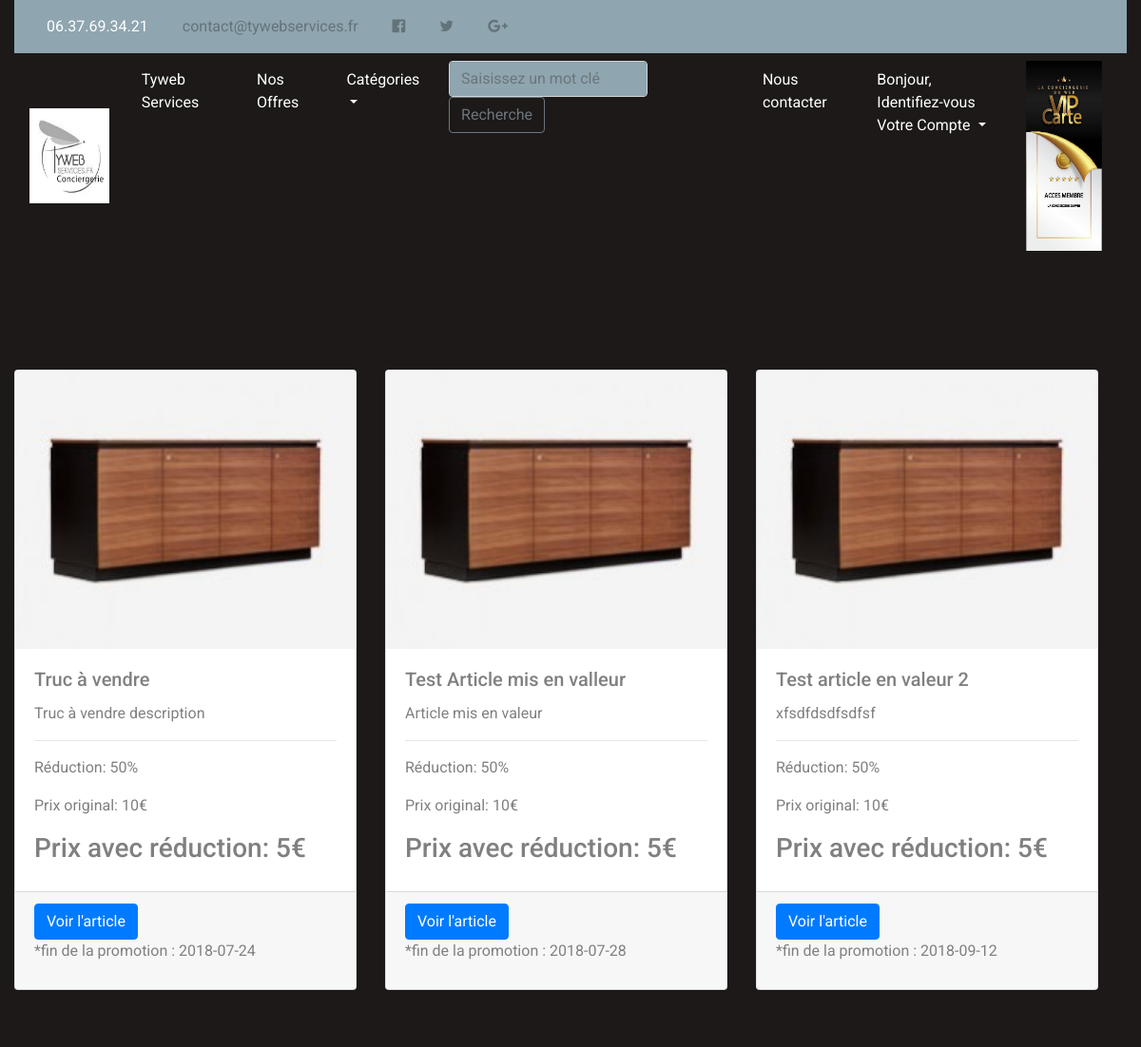
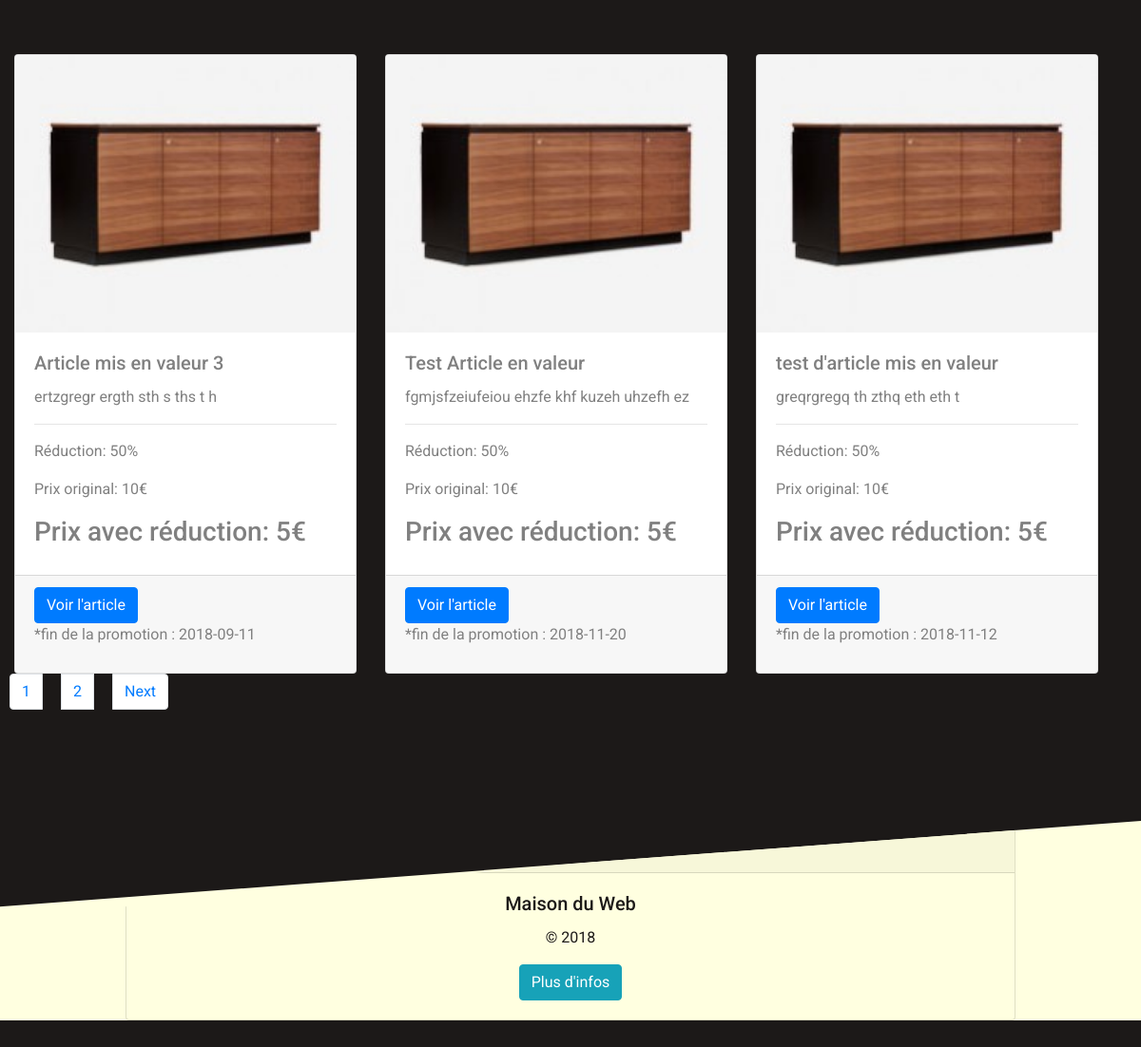
The page /index.php?action=category&type=all&page=1 on the database its author committed (2 pictures, top to bottom).
### tables this page shows
CREATE TABLE `articles` (
  `idArticle` int(11) NOT NULL,
  `nomArticle` varchar(275) NOT NULL,
  `descriptionArticle` varchar(1000) DEFAULT NULL,
  `originalPriceArticle` int(11) DEFAULT NULL,
  `reductionArticle` int(11) DEFAULT NULL,
  `reductionPriceArticle` int(11) DEFAULT NULL,
  `imageArticle` varchar(275) DEFAULT NULL,
  `beginingDateArticle` date DEFAULT NULL,
  `endDateArticle` date DEFAULT NULL,
  `statutArticle` varchar(255) NOT NULL,
  `idSeller` int(11) NOT NULL,
  `idCategory` int(11) DEFAULT NULL
);

### src/Controller/AllUserController.php (called while the page is built, shortened)
<?php
    class AllUserController {
        function category() {
            if(isset($_GET['idSeller'])) {
                $idSeller = htmlspecialchars($_GET['idSeller']);
            }
            else {
                $category = htmlspecialchars($_GET['type']);
            }
            $numberArticlePage = 6;
            $articleManager = new \Project\Model\ArticleManager();
            if(isset($_GET['idSeller'])) {
                $request = $articleManager->articleSellerCount($idSeller);
            }
            elseif($category=='all') {
                $request = $articleManager->articleAllCategoryCount();
            }
            else {
                $request = $articleManager->articleCategoryCount($category);
            }
            $result = $request->fetch();
            $numberArticle = htmlspecialchars($result[0]);
            $numberPage = ceil($numberArticle / $numberArticlePage);
            if (isset($_GET['page'])) {
                $page = htmlspecialchars($_GET['page']);
            }
            else {
                $page = 1;
            }
            $firstMessage = ($page - 1) * $numberArticlePage;
            $first = (int)$firstMessage;
            $second = (int)$numberArticlePage-3;
            $third = (int)$firstMessage+3;
            $fourth = (int)$numberArticlePage-3;
            $articleManager = new \Project\Model\ArticleManager();
            if(isset($_GET['idSeller'])) {
                $firstRequest = $articleManager->articleSellerRequest($idSeller,$first,$second);
                $secondRequest = $articleManager->articleSellerRequestSecond($idSeller,$third,$fourth);
            }
            elseif($category=='all') {
                $firstRequest = $articleManager->articleAllCategoryRequest($first,$second);
                $secondRequest = $articleManager->articleAllCategoryRequestSecond($third,$fourth);
            }
            else {
                $firstRequest = $articleManager->articleCategoryRequest($category,$first,$second);
                $secondRequest = $articleManager->articleCategoryRequestSecond($category,$third,$fourth);
            }
            require('src/View/frontend/categoryView.php');
        }
    }

### src/Model/ArticleManager.php (called while the page is built, shortened)
<?php
    class ArticleManager extends Manager {
        function articleAllCategoryCount() {
            $db=$this->dbConnect();
            $request = $db->prepare('SELECT COUNT(*) FROM articles WHERE articles.statutArticle!=? ORDER BY articles.nomArticle');
            $request -> execute(array("rough"));
            return $request;
        }
        function articleAllCategoryRequest($first,$second) {
            $db=$this->dbConnect();
            $firstRequest = $db->prepare('SELECT * FROM articles WHERE statutArticle!=? ORDER BY idArticle LIMIT '.$first.','.$second);
            $firstRequest -> execute(array("rough"));
            return $firstRequest;
        }
        function articleAllCategoryRequestSecond($third,$fourth) {
            $db=$this->dbConnect();
            $secondRequest = $db->prepare('SELECT * FROM articles WHERE statutArticle!=? ORDER BY idArticle LIMIT '.$third.','.$fourth);
            $secondRequest -> execute(array("rough"));
            return $secondRequest;
        }
    }

### src/View/Frontend/categoryView.php (the view, shortened to what this page needs)
<!DOCTYPE html>
<div class="card-deck col-12">
    <?php
        while ($db1 = $firstRequest->fetch()) {
            echo
                '<div class="card">
                    <img class="card-img-top" src="src/Public/images/'.htmlspecialchars($db1['imageArticle']).'" alt="Card image cap">
                    <div class="card-body">
                        <h5 class="card-title">'.htmlspecialchars($db1['nomArticle']).'</h5>
                        <p class="card-text">'.htmlspecialchars($db1['descriptionArticle']).'</p>
                        <hr>
                        <p class="card-text">Réduction: '.htmlspecialchars($db1['reductionArticle']).'%</p>
                        <p class="card-text">Prix original: '.htmlspecialchars($db1['originalPriceArticle']).'&euro;</p>
                        <h3>Prix avec réduction: '.htmlspecialchars($db1['reductionPriceArticle']).'&euro;</h3>
                    </div>
                    <div class="card-footer">
                        <a href="index.php?action=offre&idOffre='.htmlspecialchars($db1['idArticle']).'" class="btn btn-primary">Voir l\'article</a>
                        <p>*fin de la promotion : '.htmlspecialchars($db1['endDateArticle']).'</p>
                    </div>
                </div>';
        }
    ?>
</div>
<div class="card-deck col-12">
    <?php
        while ($db2 = $secondRequest->fetch()) {
            echo
                '<div class="card">
                    <img class="card-img-top" src="src/Public/images/'.htmlspecialchars($db2['imageArticle']).'" alt="Card image cap">
                    <div class="card-body">
                        <h5 class="card-title">'.htmlspecialchars($db2['nomArticle']).'</h5>
                        <p class="card-text">'.htmlspecialchars($db2['descriptionArticle']).'</p>
                        <hr>
                        <p class="card-text">Réduction: '.htmlspecialchars($db2['reductionArticle']).'%</p>
                        <p class="card-text">Prix original: '.htmlspecialchars($db2['originalPriceArticle']).'&euro;</p>
                        <h3>Prix avec réduction: '.htmlspecialchars($db2['reductionPriceArticle']).'&euro;</h3>
                    </div>
                    <div class="card-footer">
                        <a href="index.php?action=offre&idOffre='.htmlspecialchars($db2['idArticle']).'" class="btn btn-primary">Voir l\'article</a>
                        <p>*fin de la promotion : '.htmlspecialchars($db2['endDateArticle']).'</p>
                    </div>
                </div>';
        }
    ?>
</div>
<nav aria-label="Page navigation example col-12">
    <ul class="pagination">
        <?php
            if(isset($_GET['idSeller'])) {
                if($_GET['page']!=1) {
                    echo '<li class="page-item"><a class="page-link" href="index.php?action=magazin&idSeller='.htmlspecialchars($idSeller).'&page='.htmlspecialchars($_GET['page']-1).'">Previous</a></li>';
                }
                for ($i = 1 ; $i <= $numberPage ; $i++) {
                    echo '<li class="page-item"><a class="page-link" href="index.php?action=magazin&idSeller='.htmlspecialchars($idSeller).'&page='.htmlspecialchars($i).'">' . htmlspecialchars($i) . '</a></li>';
                }
                if($_GET['page']!=$numberPage) {
                    echo '<li class="page-item"><a class="page-link" href="index.php?action=magazin&idSeller='.htmlspecialchars($idSeller).'&page='.htmlspecialchars($_GET['page']+1).'">Next</a></li>';
                }
            }
            else {
                for ($i = 1 ; $i <= $numberPage ; $i++) {
                    echo '<li class="page-item"><a class="page-link" href="index.php?action=category&type='.htmlspecialchars($category).'&page='.htmlspecialchars($i).'">' . htmlspecialchars($i) . '</a></li>';
                }
                if($_GET['page']!=$numberPage) {
                    echo '<li class="page-item"><a class="page-link" href="index.php?action=category&type='.htmlspecialchars($category).'&page='.htmlspecialchars($_GET['page']+1).'">Next</a></li>';
                }
            }
        ?>
    </ul>
</nav>
<?php
    require('template.php');
?>

### src/Public/css/style.css (style rules this page uses)
.card { margin: 0; padding: 0; }
@media (min-width: 769px) { body { background-color: #1c1918; color:grey; font-family: "Roboto", sans-serif; height:auto; } }
@media (min-width: 769px) { li { display : inline; } }
@media (min-width: 769px) { nav ul li { margin:0 10px; } }
@media (min-width: 769px) { .card { margin :10%; } }

### rows shown on the page
articles: imageArticle (picture), nomArticle "Truc à vendre", descriptionArticle "Truc à vendre description", reductionArticle "50", originalPriceArticle "10", reductionPriceArticle "5", endDateArticle "2018-07-24"
articles: imageArticle (picture), nomArticle "Test Article mis en valleur", descriptionArticle "Article mis en valeur", reductionArticle "50", originalPriceArticle "10", reductionPriceArticle "5", endDateArticle "2018-07-28"
articles: imageArticle (picture), nomArticle "Test article en valeur 2", descriptionArticle "xfsdfdsdfsdfsf", reductionArticle "50", originalPriceArticle "10", reductionPriceArticle "5", endDateArticle "2018-09-12"
articles: imageArticle (picture), nomArticle "Article mis en valeur 3", descriptionArticle "ertzgregr ergth sth s ths t h", reductionArticle "50", originalPriceArticle "10", reductionPriceArticle "5", endDateArticle "2018-09-11"
articles: imageArticle (picture), nomArticle "Test Article en valeur", descriptionArticle "fgmjsfzeiufeiou ehzfe khf kuzeh uhzefh ez", reductionArticle "50", originalPriceArticle "10", reductionPriceArticle "5", endDateArticle "2018-11-20"
articles: imageArticle (picture), nomArticle "test d'article mis en valeur", descriptionArticle "greqrgregq th zthq eth eth t", reductionArticle "50", originalPriceArticle "10", reductionPriceArticle "5", endDateArticle "2018-11-12"
